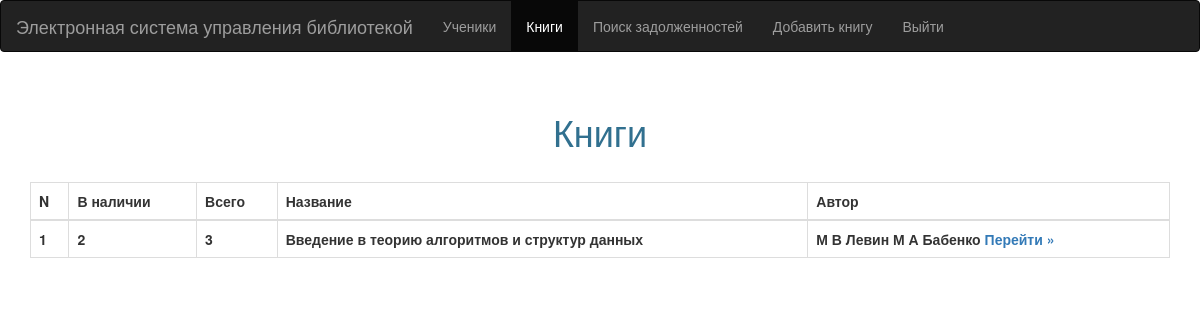
The page /get_books on the database as committed earlier.
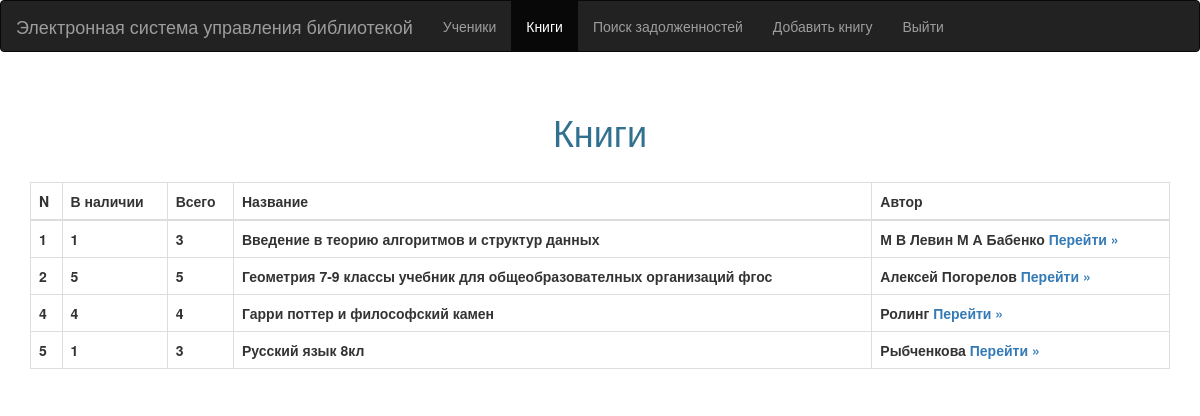
The same page on the database as committed later.
### tables this page shows
CREATE TABLE Books_Tab(ID INTEGER PRIMARY KEY AUTOINCREMENT, In_Stock int NULL, All_Books int NULL, Name_Of_Book nvarchar(150) NULL, Author_Of_Book nvarchar(150) NULL, ISBN nvarchar(20) NULL);

### server.py (the view)
@app.route('/get_books', methods=['GET', 'POST'])
def get_books():
    books = list(map(lambda x: [x[0], x[1], x[2], x[3][0].upper() + x[3][1:], title(x[4])],
                      list(map(list, executes_for_web.select_tab(1)))))
    return render_template('book.html', books=books)

### executes_for_web.py (called while the page is built)
def select_tab(tab):
    print('Trying to connect:')
    try:
        connection = sqlite3.connect('TSL.db', timeout=10)
        print('Connected')
    except:
        print('Could not connect')
    cursor = connection.cursor()
    if tab:
        return list(map(lambda x: x[:-1], cursor.execute("select * from Books_Tab").fetchall()))
    return list(map(lambda x: x[:-2], cursor.execute("select * from Main_Tab").fetchall()))
    connection.close()

### server.py (called while the page is built)
def title(string):
    return ' '.join(list(map(lambda x: x[0].upper() + x[1:], string.split())))

### templates/book.html
{%extends "layer.html"%}
{% block body %}
<nav class="navbar navbar-inverse">
    <div class="container-fluid">
        <div class="navbar-header">
            <span class="navbar-brand">Электронная система управления библиотекой</span>
        </div>
        <div>
            <ul class="nav navbar-nav">
                <li><a href="{{ url_for('get_students')}}">Ученики</a></li>
                <li class="active"><a href="{{ url_for('get_books')}}">Книги</a></li>
                <li><a href="{{ url_for('main') }}" >Поиск задолженностей</a></li>
                <li><a href="{{ url_for('addbook') }}" >Добавить книгу</a></li>
                <li><a href="{{ url_for('logout') }}">Выйти</a></li>
            </ul>
        </div>
    </div>
</nav>
<br>
<div class="container" align="center">
    <h1 class="text-info">Книги</h1>
    <br>
     <div class="table-responsive">
        <table class="table table-hover table-bordered">
            <thead>
            <tr>
                <th>N</th>
                <th>В наличии</th>
                <th>Всего</th>
                <th>Название</th>
                <th>Автор</th>
            </tr>
           </thead>
            <tbody>
            {%for i in books%}
            <tr>
                <th>{{i[0]}}</th>
                <th>{{i[1]}}</th>
                <th>{{i[2]}}</th>
                <th>{{i[3]}}</th>
                <th>{{i[4]}} <a href="{{ url_for('book', name=i[3]+ '_' +i[4])}}">Перейти &raquo;</a></th>
            </tr>
            {% endfor %}
            </tbody>
        </table>
    </div>
</div>
{%endblock%}

### templates/layer.html (shortened to what this page needs)
<!DOCTYPE html>
<html lang="en">
<head>
    <link href="//cdnjs.cloudflare.com/ajax/libs/twitter-bootstrap/3.3.7/css/bootstrap.min.css" rel="stylesheet">
</head>
{%block body%}{%endblock%}
</html>

Rows that differ between the two databases and show on the page:
changed Books_Tab "Введение в теорию алгоритмов и структур данных": In_Stock "2" → "1"
added Books_Tab: ID "2", i "5", Name_Of_Book "Геометрия 7-9 классы учебник для общеобразователных организаций фгос", Author_Of_Book "Алексей Погорелов"
added Books_Tab: i "4", Name_Of_Book "Гарри поттер и философский камен", Author_Of_Book "Ролинг"
added Books_Tab: ID "5", In_Stock "1", All_Books "3", Name_Of_Book "Русский язык 8кл", Author_Of_Book "Рыбченкова"
